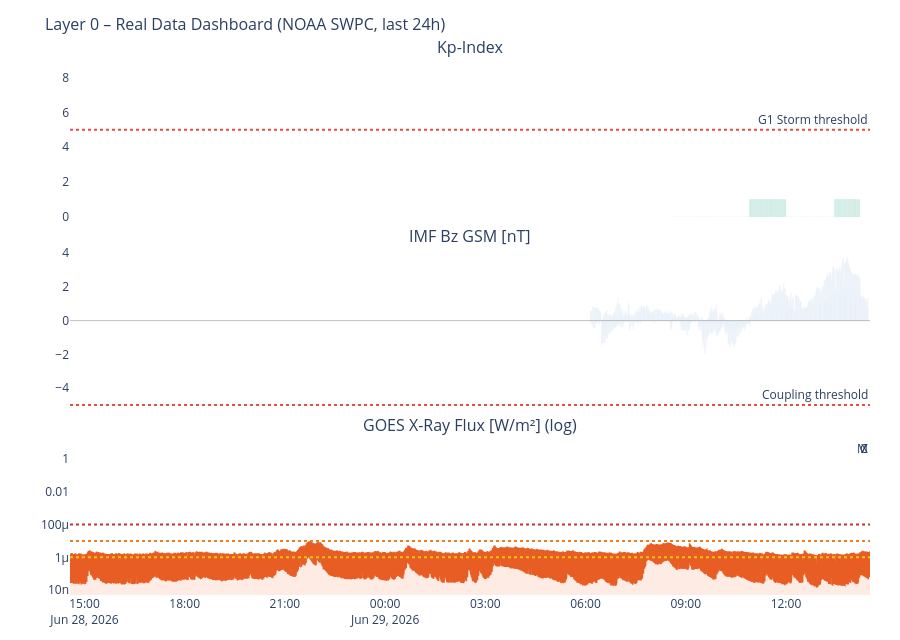

The notebook cell saved with this chart:
### Markdown cell above
---
## 3. Time-Series Dashboard (Real Data)

### Code cell
# ============================================================
# DASHBOARD – Kp / Solar Wind / IMF Bz / X-Ray
# ============================================================

panels = [
    (df_kp,   'kp',     'Kp-Index',                       '#7F77DD', 'bar'),
    (df_sw,   'speed',  'Solar Wind Speed [km/s]',         '#F2A623', 'line'),
    (df_mag,  'bz_gsm', 'IMF Bz GSM [nT]',                '#378ADD', 'bar'),
    (df_xray, 'flux',   'GOES X-Ray Flux [W/m²] (log)',    '#E85D24', 'line'),
]
active = [(df, col, title, color, kind)
          for df, col, title, color, kind in panels
          if df is not None and col in df.columns]

if not active:
    print('No data available.')
else:
    fig = make_subplots(
        rows=len(active), cols=1, shared_xaxes=True,
        subplot_titles=[p[2] for p in active],
        vertical_spacing=0.06
    )
    for i, (df, col, title, color, kind) in enumerate(active, 1):
        ds = df.dropna(subset=[col])
        if kind == 'bar':
            if col == 'kp':
                mc = ['#2ecc71' if v < 4 else '#f39c12' if v < 6 else '#e74c3c'
                      for v in ds[col]]
            elif col == 'bz_gsm':
                mc = ['#e74c3c' if v < -5 else '#2ecc71' if v > 5 else '#95a5a6'
                      for v in ds[col]]
            else:
                mc = color
            fig.add_trace(go.Bar(x=ds['time'], y=ds[col], marker_color=mc,
                                 name=title, opacity=0.75), row=i, col=1)
        else:
            h = color.lstrip('#')
            r_c, g_c, b_c = int(h[0:2], 16), int(h[2:4], 16), int(h[4:6], 16)
            fc = f'rgba({r_c},{g_c},{b_c},0.12)'
            fig.add_trace(go.Scatter(x=ds['time'], y=ds[col], name=title,
                                     line=dict(color=color, width=1.5),
                                     fill='tozeroy', fillcolor=fc), row=i, col=1)

        if col == 'kp':
            fig.add_hline(y=5, line_dash='dot', line_color='#e74c3c',
                          annotation_text='G1 Storm threshold', row=i, col=1)
            fig.update_yaxes(range=[0, 9], row=i, col=1)
        elif col == 'speed':
            fig.add_hline(y=500, line_dash='dot', line_color='#E85D24',
                          annotation_text='Elevated wind', row=i, col=1)
        elif col == 'bz_gsm':
            fig.add_hline(y=0, line_color='gray', line_width=0.5, row=i, col=1)
            fig.add_hline(y=-5, line_dash='dot', line_color='#e74c3c',
                          annotation_text='Coupling threshold', row=i, col=1)
        elif col == 'flux':
            fig.update_yaxes(type='log', row=i, col=1)
            for lvl, lbl, lc in [(1e-4,'X','#c0392b'),(1e-5,'M','#e67e22'),(1e-6,'C','#f1c40f')]:
                fig.add_hline(y=lvl, line_dash='dot', line_color=lc,
                              annotation_text=lbl, row=i, col=1)

    fig.update_layout(
        title=dict(text='Layer 0 – Real Data Dashboard (NOAA SWPC, last 24h)', font=dict(size=16)),
        height=180 * len(active) + 100,
        showlegend=False,
        plot_bgcolor='rgba(0,0,0,0)', paper_bgcolor='rgba(0,0,0,0)',
        margin=dict(l=70, r=30, t=60, b=40)
    )
    fig.show()

### Figure 1 — Plotly figure (JSON) as saved in the notebook; plotly's stock layout.template omitted (floating-point values rounded to 4 significant figures; data arrays with more than 128 entries replaced by an {"elided": "..."} marker saying what was removed)
{"data": [{"marker": {"color": {"elided": "341 str values"}}, "name": "Kp-Index", "opacity": 0.75, "type": "bar", "x": {"elided": "341 str values"}, "xaxis": "x", "y": {"elided": "341 int values"}, "yaxis": "y"}, {"marker": {"color": {"elided": "1440 str values"}}, "name": "IMF Bz GSM [nT]", "opacity": 0.75, "type": "bar", "x": {"elided": "1440 str values"}, "xaxis": "x2", "y": {"elided": "1440 float values"}, "yaxis": "y2"}, {"fill": "tozeroy", "fillcolor": "rgba(232,93,36,0.12)", "line": {"color": "#E85D24", "width": 1.5}, "name": "GOES X-Ray Flux [W/m²] (log)", "type": "scatter", "x": {"elided": "2876 str values"}, "xaxis": "x3", "y": {"elided": "2876 float values"}, "yaxis": "y3"}], "layout": {"annotations": [{"font": {"size": 16}, "showarrow": false, "text": "Kp-Index", "x": 0.5, "xanchor": "center", "xref": "paper", "y": 1.0, "yanchor": "bottom", "yref": "paper"}, {"font": {"size": 16}, "showarrow": false, "text": "IMF Bz GSM [nT]", "x": 0.5, "xanchor": "center", "xref": "paper", "y": 0.6467, "yanchor": "bottom", "yref": "paper"}, {"font": {"size": 16}, "showarrow": false, "text": "GOES X-Ray Flux [W/m²] (log)", "x": 0.5, "xanchor": "center", "xref": "paper", "y": 0.2933, "yanchor": "bottom", "yref": "paper"}, {"showarrow": false, "text": "G1 Storm threshold", "x": 1, "xanchor": "right", "xref": "x domain", "y": 5, "yanchor": "bottom", "yref": "y"}, {"showarrow": false, "text": "Coupling threshold", "x": 1, "xanchor": "right", "xref": "x2 domain", "y": -5, "yanchor": "bottom", "yref": "y2"}, {"showarrow": false, "text": "X", "x": 1, "xanchor": "right", "xref": "x3 domain", "y": 0.0001, "yanchor": "bottom", "yref": "y3"}, {"showarrow": false, "text": "M", "x": 1, "xanchor": "right", "xref": "x3 domain", "y": 1e-05, "yanchor": "bottom", "yref": "y3"}, {"showarrow": false, "text": "C", "x": 1, "xanchor": "right", "xref": "x3 domain", "y": 1e-06, "yanchor": "bottom", "yref": "y3"}], "height": 640, "margin": {"b": 40, "l": 70, "r": 30, "t": 60}, "paper_bgcolor": "rgba(0,0,0,0)", "plot_bgcolor": "rgba(0,0,0,0)", "shapes": [{"line": {"color": "#e74c3c", "dash": "dot"}, "type": "line", "x0": 0, "x1": 1, "xref": "x domain", "y0": 5, "y1": 5, "yref": "y"}, {"line": {"color": "gray", "width": 0.5}, "type": "line", "x0": 0, "x1": 1, "xref": "x2 domain", "y0": 0, "y1": 0, "yref": "y2"}, {"line": {"color": "#e74c3c", "dash": "dot"}, "type": "line", "x0": 0, "x1": 1, "xref": "x2 domain", "y0": -5, "y1": -5, "yref": "y2"}, {"line": {"color": "#c0392b", "dash": "dot"}, "type": "line", "x0": 0, "x1": 1, "xref": "x3 domain", "y0": 0.0001, "y1": 0.0001, "yref": "y3"}, {"line": {"color": "#e67e22", "dash": "dot"}, "type": "line", "x0": 0, "x1": 1, "xref": "x3 domain", "y0": 1e-05, "y1": 1e-05, "yref": "y3"}, {"line": {"color": "#f1c40f", "dash": "dot"}, "type": "line", "x0": 0, "x1": 1, "xref": "x3 domain", "y0": 1e-06, "y1": 1e-06, "yref": "y3"}], "showlegend": false, "title": {"font": {"size": 16}, "text": "Layer 0 – Real Data Dashboard (NOAA SWPC, last 24h)"}, "xaxis": {"anchor": "y", "domain": [0.0, 1.0], "matches": "x3", "showticklabels": false}, "xaxis2": {"anchor": "y2", "domain": [0.0, 1.0], "matches": "x3", "showticklabels": false}, "xaxis3": {"anchor": "y3", "domain": [0.0, 1.0]}, "yaxis": {"anchor": "x", "domain": [0.7067, 1.0], "range": [0, 9]}, "yaxis2": {"anchor": "x2", "domain": [0.3533, 0.6467]}, "yaxis3": {"anchor": "x3", "domain": [0.0, 0.2933], "type": "log"}}}
